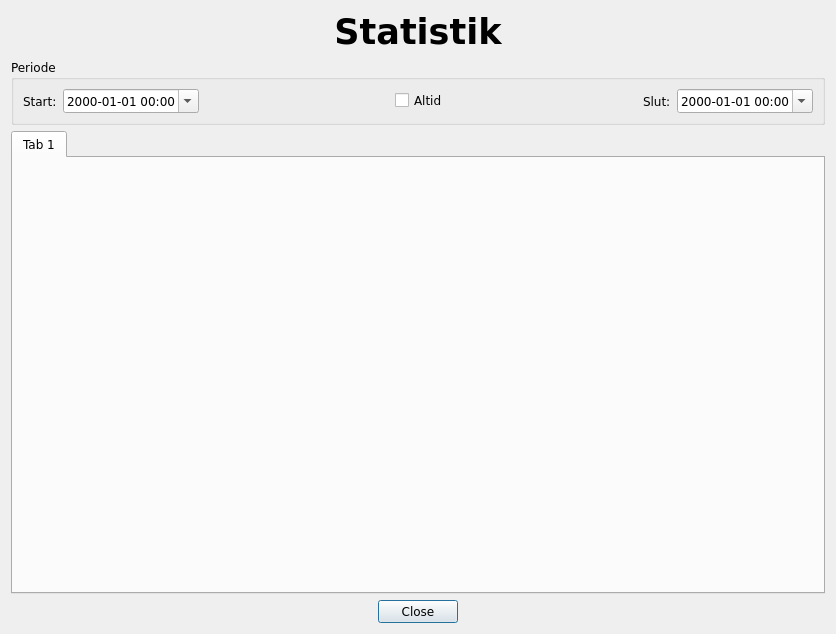
<ui version="4.0" >
 <class>StatisticsForm</class>
 <widget class="QDialog" name="StatisticsForm" >
  <property name="geometry" >
   <rect>
    <x>0</x>
    <y>0</y>
    <width>836</width>
    <height>634</height>
   </rect>
  </property>
  <property name="windowTitle" >
   <string>Statistik</string>
  </property>
  <layout class="QVBoxLayout" >
   <item>
    <widget class="QLabel" name="label" >
     <property name="font" >
      <font>
       <family>DejaVu Sans</family>
       <pointsize>26</pointsize>
       <weight>75</weight>
       <bold>true</bold>
      </font>
     </property>
     <property name="text" >
      <string>Statistik</string>
     </property>
     <property name="textFormat" >
      <enum>Qt::PlainText</enum>
     </property>
     <property name="alignment" >
      <set>Qt::AlignCenter</set>
     </property>
    </widget>
   </item>
   <item>
    <widget class="QGroupBox" name="groupBox" >
     <property name="font" >
      <font>
       <family>DejaVu Sans</family>
      </font>
     </property>
     <property name="title" >
      <string>Periode</string>
     </property>
     <layout class="QGridLayout" >
      <item row="0" column="0" >
       <widget class="QLabel" name="label_2" >
        <property name="font" >
         <font>
          <family>DejaVu Sans</family>
         </font>
        </property>
        <property name="text" >
         <string>Start:</string>
        </property>
       </widget>
      </item>
      <item row="0" column="1" >
       <widget class="QDateTimeEdit" name="startTime" >
        <property name="displayFormat" >
         <string>yyyy-MM-dd hh:mm</string>
        </property>
        <property name="calendarPopup" >
         <bool>true</bool>
        </property>
       </widget>
      </item>
      <item row="0" column="2" >
       <spacer>
        <property name="orientation" >
         <enum>Qt::Horizontal</enum>
        </property>
        <property name="sizeHint" >
         <size>
          <width>40</width>
          <height>20</height>
         </size>
        </property>
       </spacer>
      </item>
      <item row="0" column="5" >
       <widget class="QLabel" name="label_3" >
        <property name="text" >
         <string>Slut:</string>
        </property>
       </widget>
      </item>
      <item row="0" column="6" >
       <widget class="QDateTimeEdit" name="endTime" >
        <property name="displayFormat" >
         <string>yyyy-MM-dd hh:mm</string>
        </property>
        <property name="calendarPopup" >
         <bool>true</bool>
        </property>
       </widget>
      </item>
      <item row="0" column="3" >
       <widget class="QCheckBox" name="sinceStart" >
        <property name="font" >
         <font>
          <family>DejaVu Sans</family>
         </font>
        </property>
        <property name="text" >
         <string>Altid</string>
        </property>
       </widget>
      </item>
      <item row="0" column="4" >
       <spacer>
        <property name="orientation" >
         <enum>Qt::Horizontal</enum>
        </property>
        <property name="sizeHint" >
         <size>
          <width>40</width>
          <height>20</height>
         </size>
        </property>
       </spacer>
      </item>
     </layout>
    </widget>
   </item>
   <item>
    <widget class="QTabWidget" name="tabWidget" >
     <property name="font" >
      <font>
       <family>DejaVu Sans</family>
      </font>
     </property>
     <property name="currentIndex" >
      <number>0</number>
     </property>
     <widget class="QWidget" name="tab" >
      <attribute name="title" >
       <string>Tab 1</string>
      </attribute>
     </widget>
    </widget>
   </item>
   <item>
    <widget class="QDialogButtonBox" name="buttonBox" >
     <property name="font" >
      <font>
       <family>DejaVu Sans</family>
      </font>
     </property>
     <property name="orientation" >
      <enum>Qt::Horizontal</enum>
     </property>
     <property name="standardButtons" >
      <set>QDialogButtonBox::Close</set>
     </property>
     <property name="centerButtons" >
      <bool>true</bool>
     </property>
    </widget>
   </item>
  </layout>
 </widget>
 <resources/>
 <connections>
  <connection>
   <sender>buttonBox</sender>
   <signal>accepted()</signal>
   <receiver>StatisticsForm</receiver>
   <slot>accept()</slot>
   <hints>
    <hint type="sourcelabel" >
     <x>248</x>
     <y>254</y>
    </hint>
    <hint type="destinationlabel" >
     <x>157</x>
     <y>274</y>
    </hint>
   </hints>
  </connection>
  <connection>
   <sender>buttonBox</sender>
   <signal>rejected()</signal>
   <receiver>StatisticsForm</receiver>
   <slot>reject()</slot>
   <hints>
    <hint type="sourcelabel" >
     <x>316</x>
     <y>260</y>
    </hint>
    <hint type="destinationlabel" >
     <x>286</x>
     <y>274</y>
    </hint>
   </hints>
  </connection>
 </connections>
</ui>
